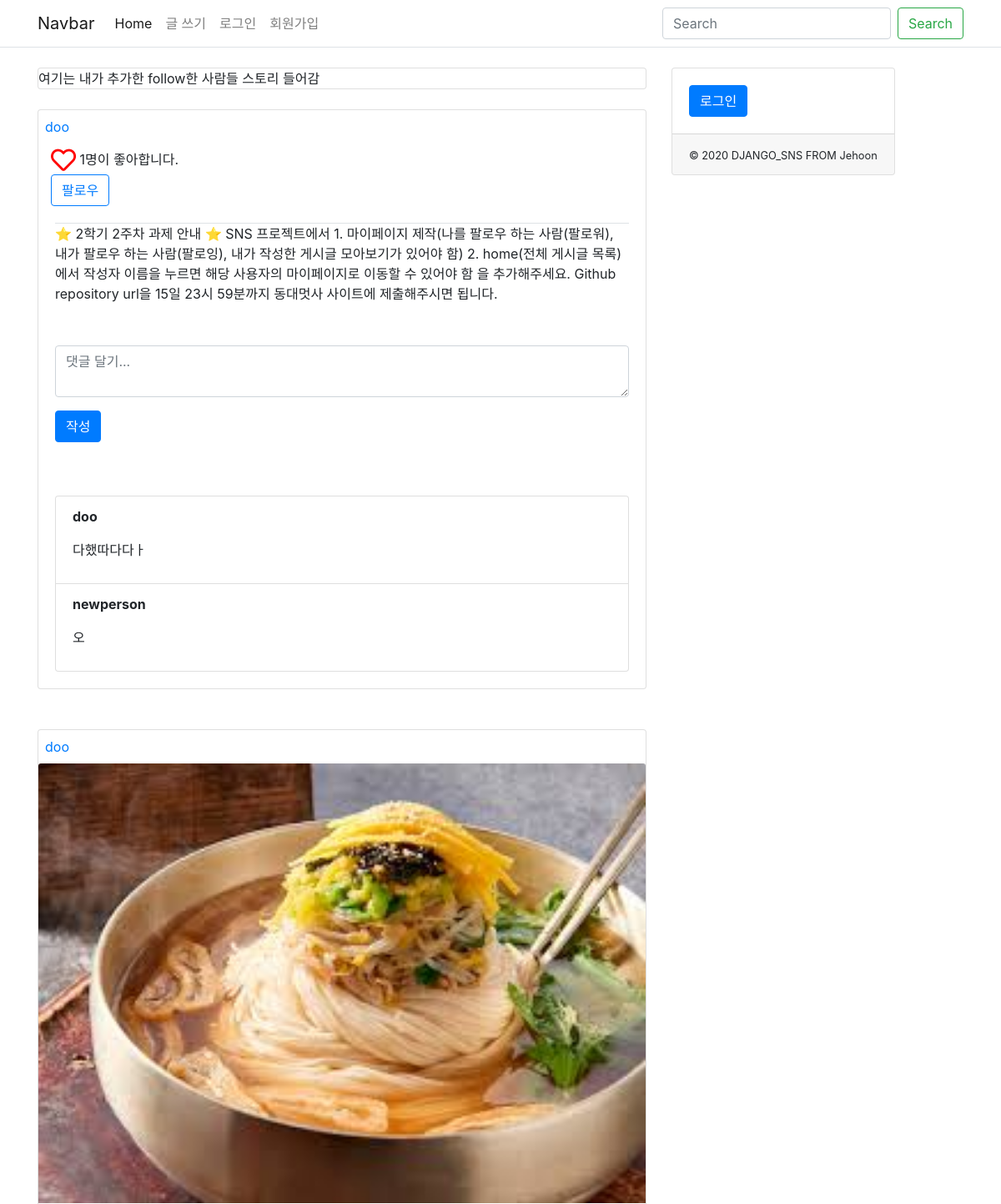
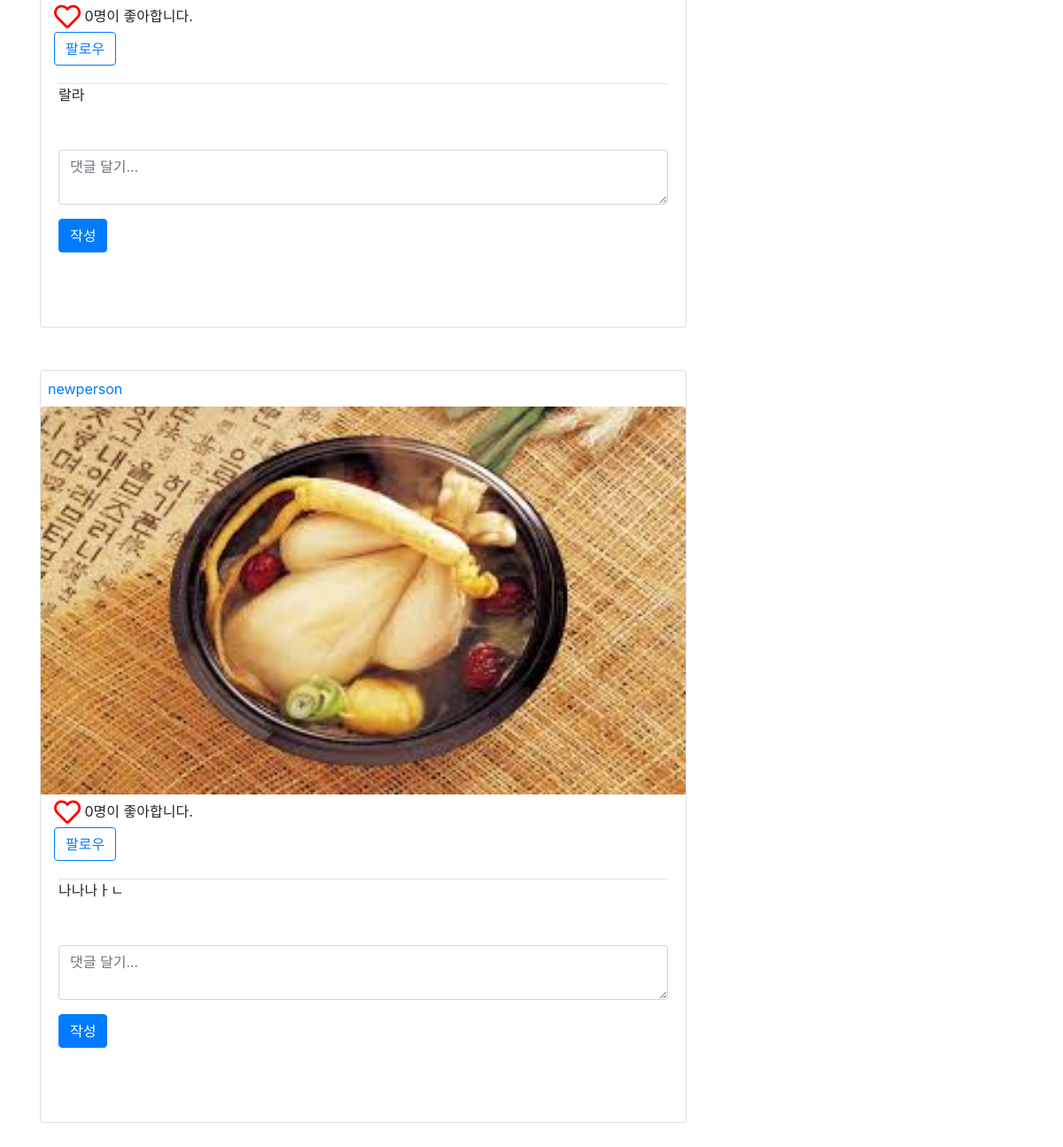
The page / on the database its author committed (2 pictures, top to bottom).
### posts/models.py (models this page shows)
class Post(models.Model):
    title = models.CharField(max_length=50, null=False)
    content = models.TextField()
    view_count = models.IntegerField(default=0)
    image = models.ImageField(upload_to="image/post", blank="true")
    user = models.ForeignKey(User, on_delete = models.CASCADE)
    like_user_set = models.ManyToManyField(User, blank=True, related_name='like_user_set', through='Like')
    created_at = models.DateTimeField(auto_now_add=True)
    updated_at = models.DateTimeField(auto_now=True)
    @property
    def like_count(self):
        return self.like_user_set.count()

class Comment(models.Model):
    post = models.ForeignKey(Post, on_delete = models.CASCADE, related_name='comments')
    user = models.ForeignKey(User, on_delete = models.CASCADE)
    content = models.TextField()
    created_at = models.DateTimeField(auto_now_add=True)
    updated_at = models.DateTimeField(auto_now=True)

### django_sns/views.py (the view)
# urls.py: 2. Add a URL to urlpatterns:  path('', views.home, name='home')
def home(request):
    context = {
        'user': request.user,
        'posts': Post.objects.all(),
        'comments': Comment.objects.all()
    }
    return render(request, 'home.html', context)

### templates/home.html (shortened to what this page needs)
{% extends 'base.html' %}
{% block content %}
<div class="sns-container">
    <div class="row">
        <div class="col-8">
            <div class="card mt-4 mb-4">
                여기는 내가 추가한 follow한 사람들 스토리 들어감
            </div>
            {% for post in posts %}
                <div class="card mb-5 sns-card">
                    <div class="row pt-2 pr-2 pl-2 pb-2">
                        <div class="col">
                            <a href="{% url 'users:mypage' post.user.id %}">{{ post.user.username }}</a>
                        </div>
                    </div>
                    {% if post.image %}
                        <img class="card-img-top" src="{{ post.image.url }}" alt="Card image cap">
                    {% endif %}
                    <div class="row">
                        <div class="col" style="margin-left:15px; margin-top: 5px;">
                            <span>
                                <a href="{% url 'posts:post_like' post.id %}" style="color: red;">
                                    {% if user in post.like_user_set.all %}
                                        <i class="fas fa-heart" style="font-size: 30px;"></i>
                                    {% else %}
                                        <i class="far fa-heart" style="font-size: 30px;"></i>
                                    {% endif %}
                                </a>
                            </span>
                            <span style="vertical-align: super;">{{ post.like_count }}명이 좋아합니다.</span>
                            <div class="follow-btn">
                                {% if user != post.user %}
                                    {% if user.profile in post.user.profile.followers.all %}
                                        <a href="{% url 'users:follow_toggle' post.user.id %}" class="btn btn-primary">팔로우 취소</a>
                                    {% else %}
                                        <a href="{% url 'users:follow_toggle' post.user.id %}" class="btn btn-outline-primary">팔로우</a>
                                    {% endif %}
                                {% endif %}
                            </div>
                        </div>
                    </div>
                    <div class="card-body">
                        <div class="comment-section border-top">
                        {{ post.content }}
                            <form action="{% url 'posts:create_comment' post.id %}" method="POST" style="margin-top: 50px;" class="create-comment-form">
                                <div class="form-group">
                                    <textarea class="form-control" name="content" placeholder="댓글 달기..." required></textarea>
                                </div>
                                <button type="submit" class="btn btn-primary comment-submit-button">작성</button>
                            </form><br>
                            {% if post.comments %}
                                <ul class="list-group" id="comments-list-{{ post.pk }}" style="margin-top: 40px;">
                                    {% for comment in post.comments.all %}
                                        {% include 'comments/_comment.html' with comment=comment user=user %}
                                    {% endfor %}
                                </ul>
                            {% endif %}
                        </div>
                    </div>
                </div>
            {% endfor %}
        </div>
        <div class="col-4">
            <div class="card mt-4 position-fixed">
                <div class="card-body">
                    {% if user.is_authenticated %}
                        <h5 class="card-title">{{ user.username }}님 환영합니다.</h5>
                        <a href="{% url 'users:mypage' user.id %}" class="btn btn-primary">마이페이지</a>
                    {% else %}
                        <a href="{% url 'account_login' %}" class="btn btn-primary">로그인</a>
                    {% endif %}
                </div>
                <div class="card-footer">
                    <small>
                    © 2020 DJANGO_SNS FROM Jehoon
                    </small>
                </div>
            </div>
        </div>
    </div>
</div>
{% endblock %}

### templates/base.html (shortened to what this page needs)
{% load static %}
<!doctype html>
<html lang="ko">
    <head>
        <link rel="stylesheet" href="https://stackpath.bootstrapcdn.com/bootstrap/4.5.2/css/bootstrap.min.css">
        <link rel="stylesheet" href="https://cdnjs.cloudflare.com/ajax/libs/font-awesome/5.8.2/css/all.min.css"/>
    </head>
    <body>
        {% include 'shared/_navbar.html' %}
        <div class="container">
            {% block content %}
            {% endblock %}
        </div>
    </body>
</html>

### templates/shared/_navbar.html (shortened to what this page needs)
<nav class="navbar navbar-expand-lg navbar-light border-bottom">
    <div class="container">
        <a class="navbar-brand" href="#">Navbar</a>
        <div class="collapse navbar-collapse" id="navbarSupportedContent">
            <ul class="navbar-nav mr-auto">
                <li class="nav-item active">
                    <a class="nav-link" href="/">Home <span class="sr-only">(current)</span></a>
                </li>
                <li class="nav-item">
                    <a class="nav-link" href="{% url 'posts:create' %}">글 쓰기</a>
                </li>
                {% if user.is_authenticated %}
                    <li class="nav-item">
                        <a class="nav-link" href="{% url 'account_logout' %}">로그아웃</a>
                    </li>
                    <li class="nav-item">
                        <a class="nav-link" href="#">마이페이지</a>
                    </li>
                {% else %}
                    <li class="nav-item">
                        <a class="nav-link" href="{% url 'account_login' %}">로그인</a>
                    </li>
                    <li class="nav-item">
                        <a class="nav-link" href="{% url 'account_signup'%}">회원가입</a>
                    </li>
                {% endif %}
            </ul>
            <form class="form-inline my-2 my-lg-0">
                <input class="form-control mr-sm-2" type="search" placeholder="Search" aria-label="Search">
                <button class="btn btn-outline-success my-2 my-sm-0" type="submit">Search</button>
            </form>
        </div>
    </div>
</nav>

### posts/templates/comments/_comment.html (shortened to what this page needs)
<li class="list-group-item" id="comment-{{ comment.pk }}">
    <p>
        <b>{{ comment.user.username }}</b>
    </p>
    <p>{{ comment.content }}</p>
</li>

### rows shown on the page
Post: user.username "doo", like_count "1", shows "팔로우", content "⭐ 2학기 2주차 과제 안내 ⭐ SNS 프로젝트에서 1. 마이페이지 제작(나를 팔로우 하는 사람(팔로워), 내가 팔로우 하는 사람(팔로잉), 내가 작성한 게시글 모아보기가 있어야 함) 2. home(전체 게시글 목록)에서 작성자 이름을 누르면 해당 사용자의 마이페이지로 이동할 수 있어야 함 을 추가해주세요. Github repository url을 15일 23시 59분까지 동대멋사 사이트에 제출해주시면 됩니다."
Comment: user.username "doo", content "다했따다다ㅏ"
Comment: user.username "newperson", content "오"
Post: user.username "doo", image (picture), like_count "0", shows "팔로우", content "랄라"
Post: user.username "newperson", image (picture), like_count "0", shows "팔로우", content "나나나ㅏㄴ"
